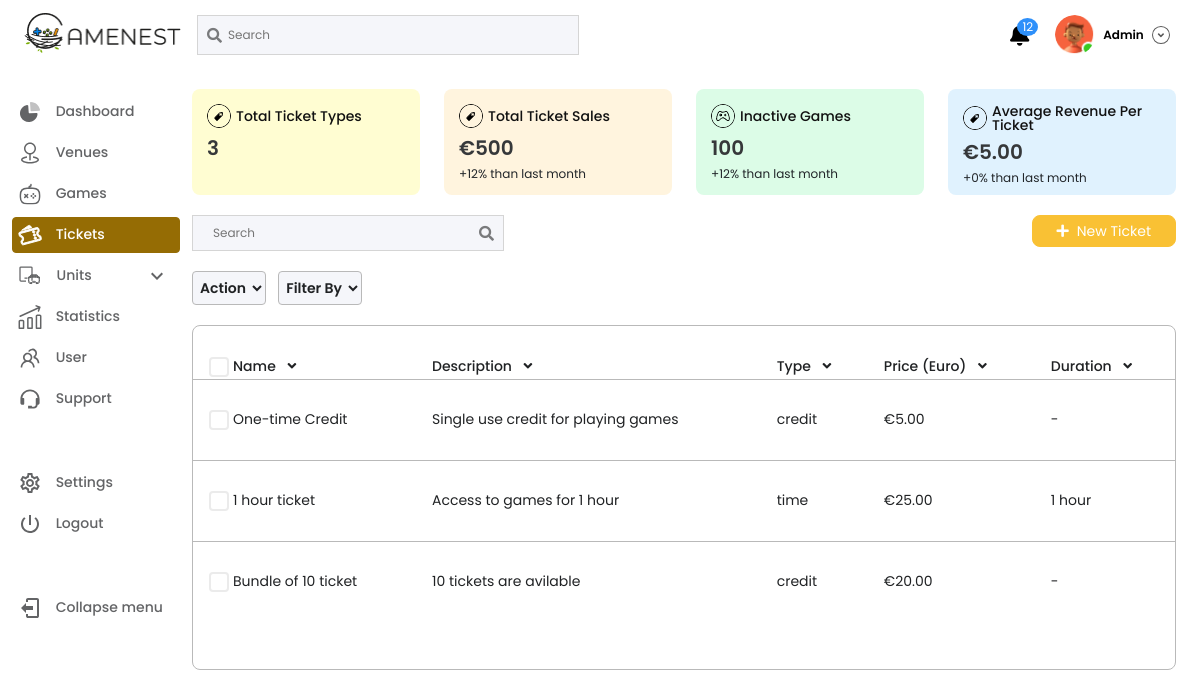
The app's page /tickets (signed in) with its own data.
### myapp/models.py (models this page shows, shortened)
class Tickets(models.Model):
    name = models.CharField(max_length=255)
    description = models.TextField(max_length=255)
    type = models.CharField(max_length=254)
    duration = models.CharField(max_length=20)
    price = models.CharField(max_length=255)

### myapp/views.py (the view, shortened to what this page needs)
# urls.py: path('tickets',tickets,name="tickets"),
def tickets(request):
    if request.user.is_authenticated:
        username = request.user.username
        tickets = Tickets.objects.all().order_by('id')
        tickets_paginator = Paginator(tickets, 10)
        tickets_page_number = request.GET.get('page',1)
        ticketspage_obj = tickets_paginator.get_page(tickets_page_number)
    return render(request,'tickets.html',{'username':username,'tickets':tickets,'ticketspage_obj':ticketspage_obj})

### templates/tickets.html (shortened to what this page needs)
{%load static%}
<!DOCTYPE html>
<html lang="en">
<head>
    <link href="https://cdn.jsdelivr.net/npm/bootstrap@5.2.0/dist/css/bootstrap.min.css" rel="stylesheet">
    <link rel="stylesheet" href="https://cdnjs.cloudflare.com/ajax/libs/font-awesome/5.14.0/css/all.min.css" />
    <link rel="stylesheet" href="{%static 'css/style.css'%}">
</head>
<body>
    <header>
        <div class="container-fluid">
            <div class="row">
                <div class="col-12">
                    <nav class="navbar navbar-expand-md headerNav">
                        <div class="container-fluid">
                            <a class="navbar-brand" />
                                <img src="{%static 'images/logo.png'%}" alt="" loading="lazy" class="brand-logo">
                            <div class="position-relative">
                                <input type="text" placeholder="Search" class="searchField">
                                <button class="searchIcon">
                                    <i class="fas fa-search"></i>
                                </button>
                            </div>
                            <div class="collapse navbar-collapse" id="navbarNav">
                                <ul class="navbar-nav ms-auto align-items-md-center align-items-end">
                                    <li class="nav-item">
                                        <div class="dropdown-center">
                                            <button class="dropdown-toggle notiBell" type="button"
                                                data-bs-toggle="dropdown" aria-expanded="false">
                                                <span class="d-inline-block position-relative">
                                                    <i class="fas fa-bell"></i>
                                                    <span class="notiBadge">12</span>
                                                </span>
                                            </button>
                                        </div>
                                    </li>
                                    <li class="nav-item">
                                        <div class="dropdown-center">
                                            <button class="dropdown-toggle d-flex align-items-center userDrp"
                                                type="button" data-bs-toggle="dropdown" aria-expanded="false">
                                                <img src="{%static 'images/avatar.png'%}" alt="avatar" class="userAvatar">
                                                <span class="userName">{{username}}</span>
                                                <i class="fas fa-angle-down userIcon"></i>
                                            </button>
                                        </div>
                                    </li>
                                </ul>
                            </div>
                        </div>
                    </nav>
                </div>
            </div>
        </div>
    </header>
    <section>
        <div class="container-fluid">
            <div class="row">
                <div class="col-12">
                    <div class="d-flex">
                        <div class="sideNav marginTopAll">
                            <ul class="mb-lg-5">
                                <li>
                                    <a href="index">
                                        Dashboard</a>
                                </li>
                                <li>
                                    <a href="venues">
                                        Venues</a>
                                </li>
                                <li>
                                    <a href="games">
                                        Games</a>
                                </li>
                                <li>
                                    <a href="tickets" class="active">
                                        Tickets</a>
                                </li>
                                <li>
                                    <a href="units" class="position-relative svgpath1">
                                            &nbsp; &nbsp;Units
  <svg width="24" class="unit-arrow" height="24" viewBox="0 0 24 24" fill="none" xmlns="http://www.w3.org/2000/svg">
                                                <path d="M7.41 8.58008L12 13.1701L16.59 8.58008L18 10.0001L12 16.0001L6 10.0001L7.41 8.58008Z" fill="#636466"/>
                                                </svg>
                                    </a>
                                </li>
                                <li id="staticsSection" >
                                    <a href="statistics">
                                        Statistics</a>
                                </li>
                                 <li id="UserRoleSection" >
                                    <a href="users">
                                        User</a>
                                </li>
                              <li id="supportSection" >
                                    <a href="support">
                                        Support</a>
                                </li>
                            </ul>
                            <ul class="mt-lg-5">
                                <li>
                                    <a href="settings">
                                        Settings</a>
                                </li>
                                <li>
                                    <a href="#_" id="logout" >
                                        Logout</a>
                                </li>
                                <li class="mt-5" onclick="toggleSideNav()">
                                    <span class="collapseBtn">
                                        Collapse menu</span>
                                </li>
                            </ul>
                        </div>
                        <div class="contentArea">
                            <section class="marginTopAll">
                                <div class="container-fluid">
                                    <div class="row">
                                        <div class="col-lg-3 col-md-6 mt-md-0 mt-3">
                                            <div class="customcard bg-orange">
                                                <div class="d-flex align-items-center">
                                                    <img src="{%static 'images/ticket.png'%}" alt="">
                                                    <h3>Total Ticket Types</h3>
                                                </div>
                                                <h2>3</h2>
                                            </div>
                                        </div>
                                        <div class="col-lg-3 col-md-6 mt-md-0 mt-3">
                                            <div class="customcard bg-pink">
                                                <div class="d-flex align-items-center">
                                                    <img src="{%static 'images/ticket.png'%}" alt="">
                                                    <h3>Total Ticket Sales</h3>
                                                </div>
                                                <h2>€500</h2>
                                                <p>+12% than last month</p>
                                            </div>
                                        </div>
                                        <div class="col-lg-3 col-md-6 mt-md-0 mt-3">
                                            <div class="customcard bg-green">
                                                <div class="d-flex align-items-center">
                                                    <img src="{%static 'images/game.png'%}" alt="">
                                                    <h3>Inactive Games</h3>
                                                </div>
                                                <h2>100</h2>
                                                <p>+12% than last month</p>
                                            </div>
                                        </div>
                                        <div class="col-lg-3 col-md-6 mt-md-0 mt-3">
                                            <div class="customcard bg-blue">
                                                <div class="d-flex align-items-center">
                                                    <img src="{%static 'images/ticket.png'%}" alt="">
                                                    <h3>Average Revenue Per Ticket</h3>
                                                </div>
                                                <h2>€5.00</h2>
                                                <p>+0% than last month</p>
                                            </div>
                                        </div>
                                    </div>
                                </div>
                            </section>
                            <section class="marginTopAll">
                                <div class="container-fluid">
                                    <div class="row">
                                        <div class="col-md-4">
                                            <div class="position-relative">
                                                <input type="text" class="all-search w-100" placeholder="Search">
                                                <button class="searchIcon2">
                                                    <i class="fas fa-search"></i>
                                                </button>
                                            </div>
                                        </div>
                                        <div id="addTicket" class="offset-md-2 col-md-6 mt-md-0 mt-3 text-end">
                                            <button class="orange-btn" data-bs-toggle="modal"
                                                data-bs-target="#newTicket" aria-label="New Ticket">
                                                <i class="fas fa-plus me-2"></i>New Ticket
                                            </button>
                                        </div>
                                        <div class="col actiondiv">
                                            <select class="allSelect2">
                                                <option value="action">Action</option>
                                            </select>
                                            <select class="allSelect2 ms-2">
                                                <option value="filter">Filter By</option>
                                            </select>
                                        </div>
                                    </div>
                                    <div class="row">
                                        <div class="col-12">
                                            <div class="border-box marginTopAll px-0">
                                                <div class="table-responsive mt-3">
                                                    <table class="table dataTable">
                                                        <thead>
                                                            <th>
                                                                <p class="checkbx">
                                                                    <label for="c1">Name <i
                                                                            class="fas fa-angle-down ms-2"></i></label>
                                                                </p>
                                                            </th>
                                                            <th>Description <i class="fas fa-angle-down ms-2"></i></th>
                                                            <th>Type <i class="fas fa-angle-down ms-2"></i></th>
                                                            <th>Price (Euro) <i class="fas fa-angle-down ms-2"></i></th>
                                                            <th>Duration <i class="fas fa-angle-down ms-2"></i></th>
                                                        </thead>
                                                        <tbody>
                                                           {% for tickets in ticketspage_obj %}
                                                            <tr>
                                                                <td>
                                                                    <p class="checkbx">
                                                                        <label for="tickets_{{ tickets.id }}">{{tickets.name}}</label>
                                                                    </p>
                                                                </td>
                                                                <td>{{tickets.description}}</td>
                                                                <td>{{tickets.type}}</td>
                                                                <td>{{tickets.price}}</td>
                                                                <td>{{tickets.duration}}</td>
                                                            </tr>
                                                            {% endfor %}
                                                        </tbody>
                                                    </table>
                                                </div>
                                            </div>
                                        </div>
                                    </div>
                                </div>
                            </section>
                        </div>
                    </div>
                </div>
            </div>
        </div>
    </section>
</body>
</html>

### records on screen
Tickets: name "One-time Credit", description "Single use credit for playing games", type "credit", price "€5.00", duration "-"
Tickets: name "1 hour ticket", description "Access to games for 1 hour", type "time", price "€25.00", duration "1 hour"
Tickets: name "Bundle of 10 ticket", description "10 tickets are avilable", type "credit", price "€20.00", duration "-"

### other values on screen
{{ username }} "Admin"
